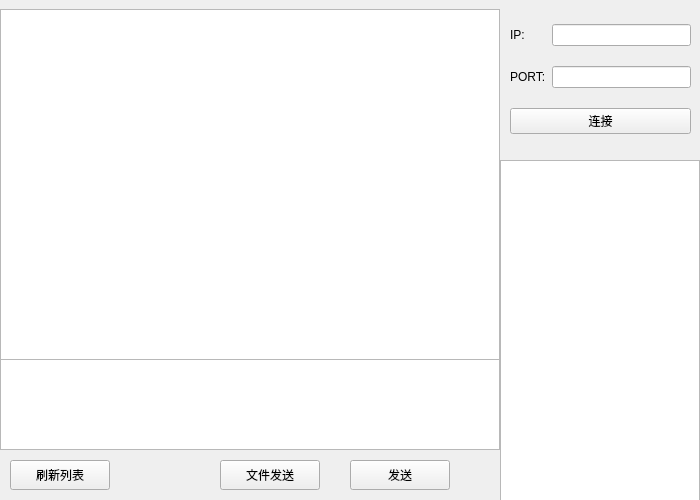
<?xml version="1.0" encoding="UTF-8"?>
<ui version="4.0">
 <class>Chat</class>
 <widget class="QWidget" name="Chat">
  <property name="geometry">
   <rect>
    <x>0</x>
    <y>0</y>
    <width>700</width>
    <height>500</height>
   </rect>
  </property>
  <property name="windowTitle">
   <string>聊天室</string>
  </property>
  <widget class="QWidget" name="widget" native="true">
   <property name="geometry">
    <rect>
     <x>0</x>
     <y>0</y>
     <width>700</width>
     <height>500</height>
    </rect>
   </property>
   <widget class="QPushButton" name="refreshBtn">
    <property name="geometry">
     <rect>
      <x>10</x>
      <y>460</y>
      <width>100</width>
      <height>30</height>
     </rect>
    </property>
    <property name="text">
     <string>刷新列表</string>
    </property>
   </widget>
   <widget class="QPushButton" name="fileBtn">
    <property name="geometry">
     <rect>
      <x>220</x>
      <y>460</y>
      <width>100</width>
      <height>30</height>
     </rect>
    </property>
    <property name="text">
     <string>文件发送</string>
    </property>
   </widget>
   <widget class="QPushButton" name="sendBtn">
    <property name="geometry">
     <rect>
      <x>350</x>
      <y>460</y>
      <width>100</width>
      <height>30</height>
     </rect>
    </property>
    <property name="text">
     <string>发送</string>
    </property>
   </widget>
   <widget class="QTextEdit" name="sendEdit">
    <property name="geometry">
     <rect>
      <x>0</x>
      <y>359</y>
      <width>500</width>
      <height>91</height>
     </rect>
    </property>
   </widget>
   <widget class="QListWidget" name="fileList">
    <property name="geometry">
     <rect>
      <x>500</x>
      <y>160</y>
      <width>200</width>
      <height>341</height>
     </rect>
    </property>
   </widget>
   <widget class="QListWidget" name="msgList">
    <property name="geometry">
     <rect>
      <x>0</x>
      <y>9</y>
      <width>500</width>
      <height>351</height>
     </rect>
    </property>
   </widget>
   <widget class="QWidget" name="gridLayoutWidget">
    <property name="geometry">
     <rect>
      <x>510</x>
      <y>10</y>
      <width>181</width>
      <height>141</height>
     </rect>
    </property>
    <layout class="QGridLayout" name="gridLayout">
     <item row="1" column="1">
      <widget class="QLineEdit" name="porEdit"/>
     </item>
     <item row="1" column="0">
      <widget class="QLabel" name="portLb">
       <property name="text">
        <string>PORT:</string>
       </property>
      </widget>
     </item>
     <item row="0" column="0">
      <widget class="QLabel" name="ipLb">
       <property name="text">
        <string>IP:</string>
       </property>
      </widget>
     </item>
     <item row="0" column="1">
      <widget class="QLineEdit" name="ipEdit"/>
     </item>
     <item row="2" column="0" colspan="2">
      <widget class="QPushButton" name="coonBtn">
       <property name="text">
        <string>连接</string>
       </property>
      </widget>
     </item>
    </layout>
   </widget>
  </widget>
 </widget>
 <resources/>
 <connections/>
</ui>
